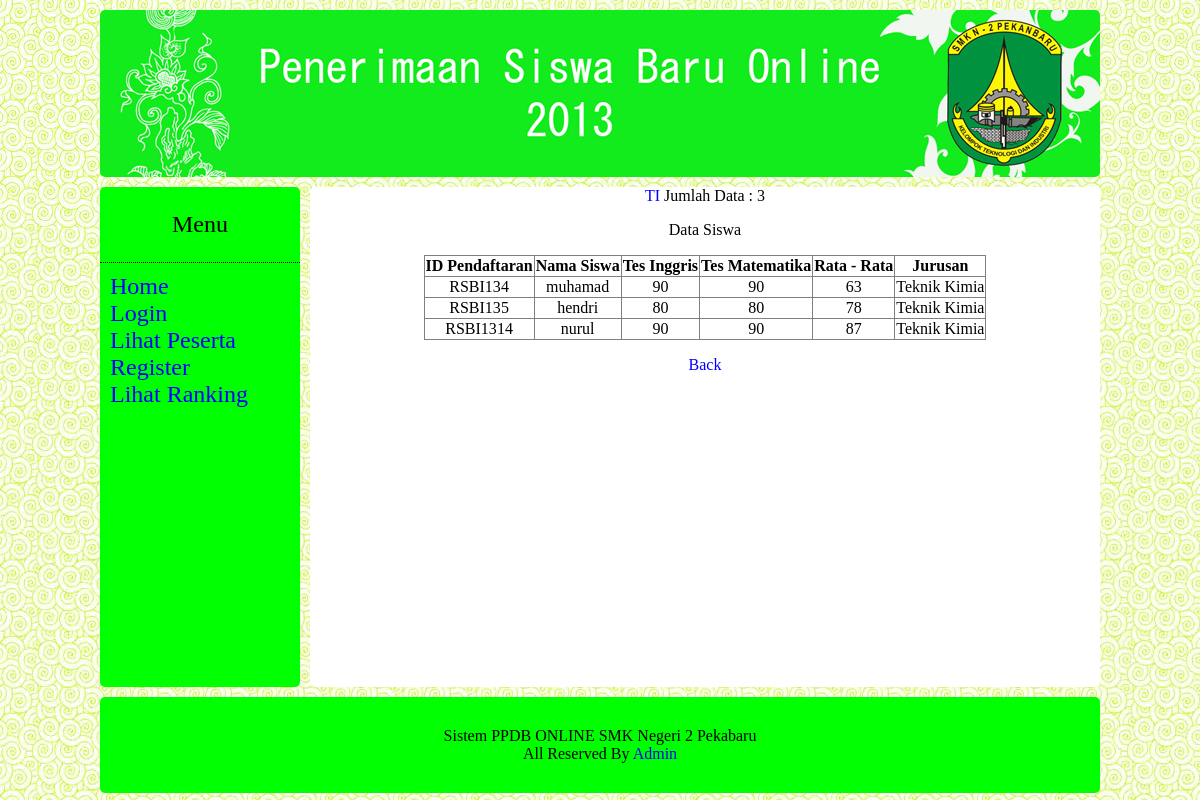
/tabel_ti.php?prodi=Teknik Kimia, run on the app's committed database.
### tables this page shows
CREATE TABLE IF NOT EXISTS `daftar` (
  `no` int(3) NOT NULL,
  `passw` varchar(7) NOT NULL,
  `nama_lengkap` varchar(50) NOT NULL,
  `nisn` varchar(10) NOT NULL,
  `alamat` varchar(250) NOT NULL,
  `no_telp` varchar(12) NOT NULL,
  `sekolah_asal` varchar(20) NOT NULL,
  `keterangan` varchar(20) NOT NULL,
  `prodi` varchar(25) NOT NULL,
  PRIMARY KEY (`no`)
);

CREATE TABLE IF NOT EXISTS `ntes` (
  `no` int(11) NOT NULL,
  `nama_lengkap` varchar(35) NOT NULL,
  `ntes_ing` int(11) NOT NULL,
  `ntes_mtk` int(11) NOT NULL,
  `nipa1` int(11) NOT NULL,
  `nipa2` int(11) NOT NULL,
  `nipa3` int(11) NOT NULL,
  `nipa4` int(11) NOT NULL,
  `nipa5` int(11) NOT NULL,
  `ning1` int(11) NOT NULL,
  `ning2` int(11) NOT NULL,
  `ning3` int(11) NOT NULL,
  `ning4` int(11) NOT NULL,
  `ning5` int(11) NOT NULL,
  `nindo1` int(11) NOT NULL,
  `nindo2` int(11) NOT NULL,
  `nindo3` int(11) NOT NULL,
  `nindo4` int(11) NOT NULL,
  `nindo5` int(11) NOT NULL,
  `nmtk1` int(11) NOT NULL,
  `nmtk2` int(11) NOT NULL,
  `nmtk3` int(11) NOT NULL,
  `nmtk4` int(11) NOT NULL,
  `nmtk5` int(11) NOT NULL,
  `rata` int(11) NOT NULL,
  PRIMARY KEY (`no`)
);

### tabel_ti.php (the view, shortened to what this page needs)
<!DOCTYPE html PUBLIC "-//W3C//DTD XHTML 1.0 Transitional//EN" "http://www.w3.org/TR/xhtml1/DTD/xhtml1-transitional.dtd">
<html xmlns="http://www.w3.org/1999/xhtml">
<head>
<link href="style.css" rel="stylesheet" type="text/css" />
</head>
<body bgcolor="#0066FF">
<center>
<div id="site">
	<div id="header">
	  <img src="image/header_ppdb.jpg"/>
	</div>
	<div id="menu" align="left">
	  <p align="center">Menu</p>
      <ul>
      <li><a href="#">Home</a></li>
      <li><a href="login_peserta.php">Login</a></li>
      <li><a href="data2.php">Lihat Peserta</a></li>
	  <li><a href="daftar.php">Register</a></li>
	  <li><a href="tabel_urut.php">Lihat Ranking</a></li>
      </ul>
	</div>
    <div id="main">
<?php
$query=mysql_query("select * from ntes order by rata desc limit 10");
if(isset($_GET['prodi'])) {
$prodi=$_GET['prodi'];
$query=mysql_query("SELECT * FROM daftar inner join ntes where daftar.no=ntes.no and daftar.prodi='$prodi' order by ntes.rata");
?>
<a href="tabel_urut_ti.php?prodi=<? echo $prod;?>">TI</a>
<?}
$jumlah=mysql_num_rows($query);
echo "Jumlah Data : ".$jumlah;
?>
<p align=center>Data Siswa</p>
<table border="1" align="center" id="tabel">
<tr>
<th align="center">ID Pendaftaran</th>
<th align="center">Nama Siswa</th>
<th align="center">Tes Inggris</th>
<th align="center">Tes Matematika</th>
<th align="center">Rata - Rata</th>
<th align="center">Jurusan</th>
</tr>
<?php
while($row=mysql_fetch_array($query)){
$nop = $row['no'];
$query1=mysql_query("select * from daftar where no='$nop'");
$isi=mysql_fetch_array($query1);
?>
<tr>
<td><?php echo 'RSBI13'; echo $row['no'];?></td>
<td><?php echo $row['nama_lengkap'];?></td>
<td><?php echo $row['ntes_ing'];?></td>
<td><?php echo $row['ntes_mtk'];?></td>
<td><?php echo $row['rata'];?></td>
<td><?php echo $isi['prodi'];?></td>
</tr>
<?php } ?>
</table>
<p align="center"><a href="index.php">Back</a>
    </div>
    <div id="footer">
    Sistem PPDB ONLINE SMK Negeri 2 Pekabaru<br>
    All Reserved By <a href="login.php">Admin</a>
    </div>
</div>
</center>
</body>
</html>

### style.css (style rules this page uses)
body { background:url(image/3.jpg); }
#site { float:inherit; width:1000px; font-family:"Palatino Linotype","tahoma"; }
#header { float:inherit; margin-top:30px; width:auto; margin-bottom:10px; margin-top:10px; border-radius:5px; -moz-border-radius:5px; overflow:hidden; }
#menu { background-color:#0F0; height:500px; width:200px; float:left; border-radius:5px; -moz-border-radius:5px; margin-bottom:10px; font-family:"Palatino Linotype","tahoma"; font-size:24px; }
#footer { background-color:#0F0; float:none; width:940px; clear:both; border-radius:5px; -moz-border-radius:5px; padding:30px; fixed; }
#main { width:790px; background-color:#FFF; height:500px; float:left; margin-left:10px; border-radius:5px; -moz-border-radius:5px; overflow:scroll; }
#menu ul { list-style-type:none; margin:0px; padding:10px; border-top-style:dotted; border-top-width:thin; }
a:link { color:blue; text-decoration:none; }
#tabel { border-collapse:collapse; font-family:"Palatino Linotype","tahoma"; font-size:16px; text-align:center; }

### data on the page
daftar: ntes.no "4", ntes.nama_lengkap "muhamad", ntes.ntes_ing "90", ntes.ntes_mtk "90", ntes.rata "63", prodi "Teknik Kimia"
daftar: ntes.no "5", ntes.nama_lengkap "hendri", ntes.ntes_ing "80", ntes.ntes_mtk "80", ntes.rata "78", prodi "Teknik Kimia"
daftar: ntes.no "14", ntes.nama_lengkap "nurul", ntes.ntes_ing "90", ntes.ntes_mtk "90", ntes.rata "87", prodi "Teknik Kimia"

### other printed values
$jumlah "3"
